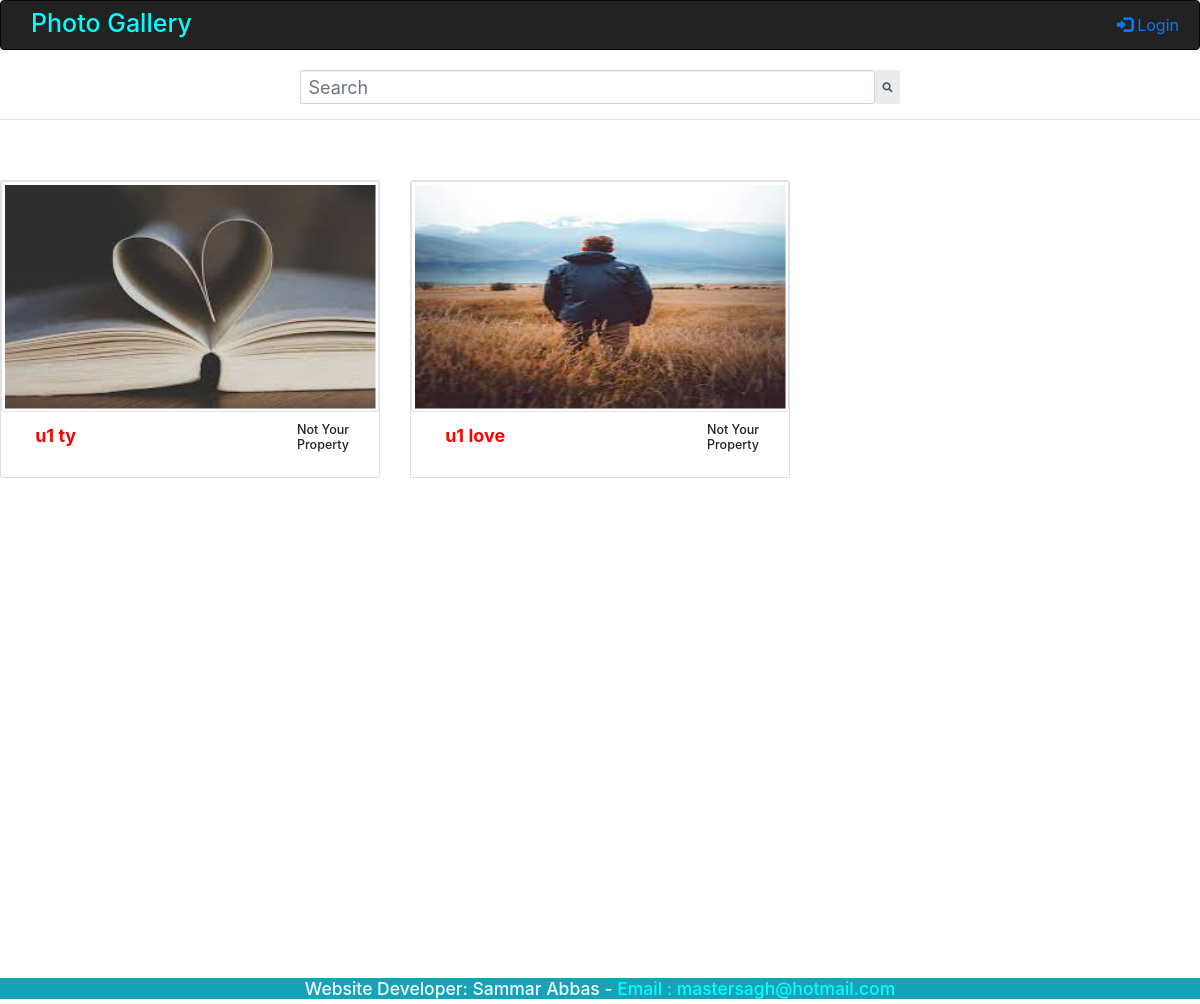
The app's page /, older data.
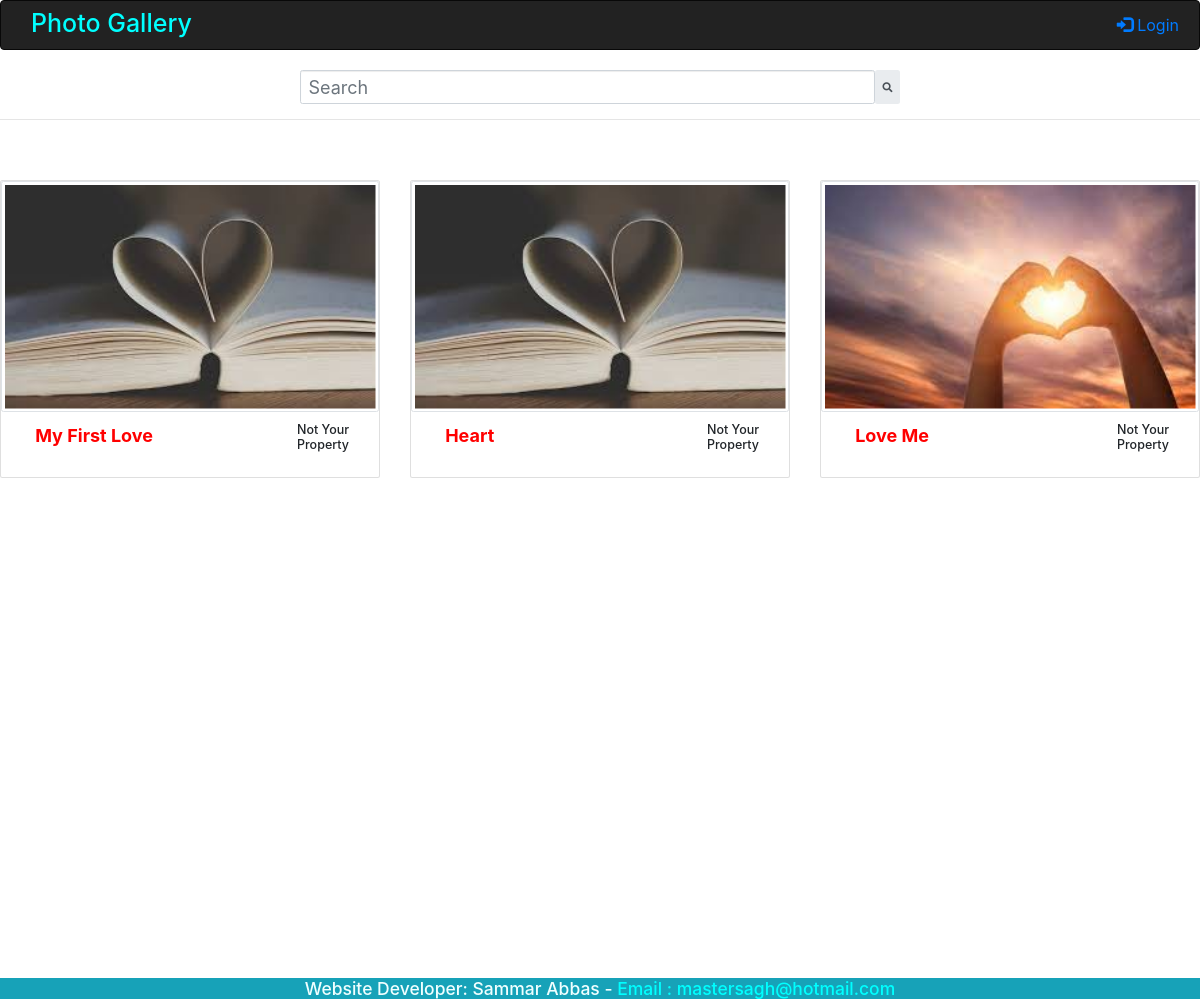
The same page, newer data.
### pictureApp/models.py (models this page shows, shortened)
class Photo(models.Model):
    title = models.CharField(max_length=50)
    image = models.ImageField()
    status = models.BooleanField(default=True)
    user = models.CharField(max_length=15, default="AnonymousUser")

### pictureApp/views.py (the view)
# urls.py: path('', views.index, name="index"),
def index(request):
    delNoTitle()
    is_sign_in = isSignIn(request)  #get is signed in
    if request.method == "POST":
        form=PhotoForm(data=request.POST,files=request.FILES)
        if form.is_valid():
            form.save()
            temp = Photo.objects.latest('id')
            temp.user = str(request.user)
            temp.save()
            return redirect('/')
    else:
        form=PhotoForm()
    photoList = currentPhoto(request)
    return render(request,"pictureApp/index.html", {
        "photo":photoList,
        "form": form,
        "isSignIn": is_sign_in
        })

### pictureApp/form.py
class PhotoForm(forms.ModelForm):
    class Meta:
        model=Photo
        fields=("title","image")

### pictureApp/views.py (called while the page is built)
def delNoTitle():
    obj = Photo.objects.all()
    for p in obj:
        if p.title == 'NoNameTitle':
            file_path = 'static/photosFolder/' + str(p.image)   # get file full path
            os.remove(file_path)    # delete file from local folder
            p.delete()      # delete object data from database

def isSignIn(request):
    returning_value = True
    if "AnonymousUser" == str(request.user):
        returning_value = False
    return returning_value

def currentPhoto(request):
    photoList = []
    currentUser = str(request.user)     #name of current user
    photo=Photo.objects.all()
    for p in photo:
        temp = []   # at Index 0 will store True/False and Index 1 will store photo object
        if currentUser == p.user:
            temp.append(True)   # TRUE is to show edit button
            temp.append(p)
            photoList.append(temp)
        elif p.status == False:
            temp.append(False)  # FALSE is to hide edit buttons
            temp.append(p)
            photoList.append(temp)
    photoList.reverse()
    return photoList

### pictureApp/templates/pictureApp/index.html (shortened to what this page needs)
{% extends 'pictureApp/sample.html' %}
{% block body %}
    {% if not photo %}
        <h1 style="text-align: center; vertical-align: middle; margin-top: 5rem;">
            There Is No Related Picture Available In The Gallery
        </h1>
    {% else %}
    <div class="row" >
        {% for p in photo %}
            <div class="col-sm-4"style="padding-top: 50px" >
                <div class="card" >
                    <img src={{p.1.image.url}} alt="pictures" class="img-thumbnail" style="height :231px; width :600px"  >
                    <div class="row mt-3 ml-2 mr-2" style="height:55px">
                        <div class="col-lg-9 " >
                            <label style="color: red; font-size: 18px;"> &nbsp; {{p.1.title}}</label>
                        </div>
                        <div class="col-lg-3">
                            {% if p.0 %}
                            <div class="row mt-2"  >
                                <div class="col-sm-2" >
                                    <a href="{% url 'pictureApp:statusChange' p.1.id %}">
                                        {% if p.1.status %}
                                            <button class="btn btn-primary"><i class="fas fa-lock"></i></button>
                                        {% else %}
                                            <button class="btn btn-secondary"><i class="fas fa-lock-open"></i></button>
                                        {% endif %}
                                    </a>
                                </div>
                                <div class="col-sm-2">
                                    <a >
                                        <button class="btn btn-primary" data-toggle="modal" data-target="#exampleModal-{{p.1.id}}">
                                            <i class="far fa-edit"></i>
                                        </button>
                                    </a>
                                </div>
                                <div class="col-sm-1">
                                    <a href="{% url 'pictureApp:deletePhoto' p.1.id %}">
                                        <button class="btn btn-primary"><i class="fas fa-trash-alt"></i></button>
                                    </a>
                                </div>
                            </div>
                            {% else %}
                            <h5>Not Your Property</h5>
                            {% endif %}
                        </div>
                    </div>
                </div>
            </div>
        {% endfor %}
    </div>
    {% endif %}
{% endblock %}

### pictureApp/templates/pictureApp/sample.html (shortened to what this page needs)
<!DOCTYPE html>
<html>
    <head>
        <link rel="stylesheet" href="https://maxcdn.bootstrapcdn.com/bootstrap/3.4.1/css/bootstrap.min.css">
        <link rel="stylesheet" href="https://maxcdn.bootstrapcdn.com/bootstrap/4.0.0/css/bootstrap.min.css">
        <link rel="stylesheet" href="../../static/pictureApp/styles.css">
        <link rel="stylesheet" href="https://pro.fontawesome.com/releases/v5.10.0/css/all.css"/>
    </head>
    <body>
        <nav class="navbar navbar-inverse">
            <a  href="{% url 'pictureApp:index' %}" style="position: absolute; color:aqua; font-size: larger; padding-left: 20px;"><h1>Photo Gallery</h1></a>
            {% if isSignIn %}
                <a href="{% url 'pictureApp:logout' %}" style="font-size: medium; position: absolute; right: 20px">
                    <span class="glyphicon glyphicon-user"></span> Logout
                </a>
            {% else %}
                <a href="#"  data-toggle="modal" data-target="#loginModal"
                    style="font-size: medium; position: absolute; right: 20px">
                    <span class="glyphicon glyphicon-log-in"></span> Login
                </a>
            {% endif %}
        </nav>
        <div style="text-align: center;">
            <form action="{% url 'pictureApp:searchPhoto' %}" method="POST">
                <div class="input-group rounded" style="width: 50%; margin-left: 25%; margin-bottom: 15px;" >
                    <input type="search" class="form-control rounded" style=" font-size: large;"
                     placeholder="Search" aria-label="Search" aria-describedby="search-addon" name="search_input" />
                    <button class="input-group-text border-0" id="search-addon" type='submit'>
                    <i class="fas fa-search"></i>
                    </button>
                </div>
            </form>
            <hr />
        </div>
        {% block body %}
        {% endblock %}
        <div class="bg-info mt-8 "
            style="bottom: 0; width: 100%; color: white; text-align: center; margin-top: 50px;
            height:auto !important; min-height:100%;margin-top: 500px;">
            <h3 style="color:azure;">Website Developer: Sammar Abbas  -
            <a href="mailto:mastersagh@hotmail.com" style="color: aqua;">Email : mastersagh@hotmail.com</a></h3>
        </div>
    </body>
</html>

Row changes from the older to the newer data that the page shows:
removed Photo: image (picture), title "u1 ty"
removed Photo: image (picture), title "u1 love"
added Photo: image (picture), title "My First Love"
added Photo: image (picture), title "Heart"
added Photo: image (picture), title "Love Me"
